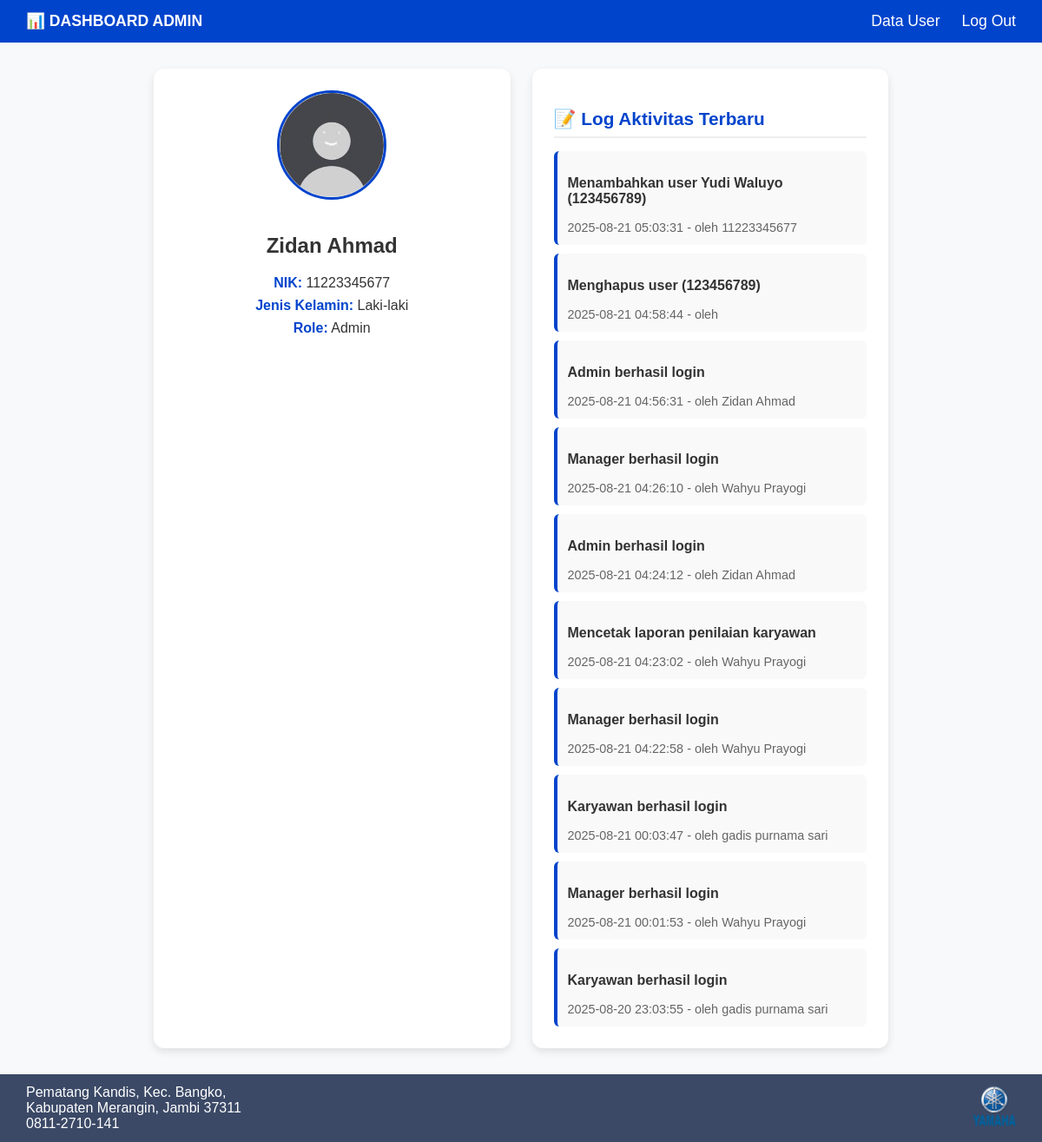
Screenshot of /admin/index.php (signed in) with the database file from the repository.
### tables this page shows
CREATE TABLE `tb_user` (
  `nik` varchar(20) NOT NULL,
  `nama` varchar(100) DEFAULT NULL,
  `password` varchar(255) DEFAULT NULL,
  `role` enum('admin','manager','karyawan') DEFAULT 'karyawan',
  `bidang` varchar(50) DEFAULT NULL,
  `status` enum('pending','aktif','ditolak') DEFAULT 'pending'
);

CREATE TABLE `log_activity` (
  `id` int(11) NOT NULL,
  `user` varchar(100) DEFAULT NULL,
  `aktivitas` text DEFAULT NULL,
  `waktu` datetime DEFAULT current_timestamp()
);

### admin/index.php (the view, shortened to what this page needs)
<?php
require '../koneksi.php';
$nik = $_SESSION['nik'];
try {
    $stmt = $pdo->prepare("SELECT nama FROM tb_user WHERE nik = ?");
    $stmt->execute([$nik]);
    $data = $stmt->fetch();
    $namaAdmin = $data['nama'];
} catch (PDOException $e) {
    echo "Terjadi kesalahan: " . $e->getMessage();
    exit;
}
$logQuery = $pdo->query("SELECT * FROM log_activity ORDER BY waktu DESC LIMIT 10");
$logData = $logQuery->fetchAll();
?>
<!DOCTYPE html>
<html lang="id">
<head>
  <link rel="stylesheet" href="../assets/styles.css" />
</head>
<body>
  <nav class="navbar1">
    <div class="title">📊 DASHBOARD ADMIN</div>
    <div class="nav-links">
      <a href="../admin/data_user.php">Data User</a>
      <a href="../dealer/logout.php">Log Out</a>
    </div>
  </nav>
  <div class="container">
    <div class="profile-container">
      <img src="../img/prof.png" alt="Foto Profil" />
      <h2><?= htmlspecialchars($namaAdmin); ?></h2>
      <div class="profile-data">
        <p><strong>NIK:</strong> <?= htmlspecialchars($nik); ?></p>
        <p><strong>Jenis Kelamin:</strong> Laki-laki</p>
        <p><strong>Role:</strong> Admin</p>
      </div>
    </div>
    <div class="log-container">
      <h3>📝 Log Aktivitas Terbaru</h3>
      <?php if ($logData): ?>
        <?php foreach ($logData as $log): ?>
          <div class="log-entry">
            <p><strong><?= htmlspecialchars($log['aktivitas']) ?></strong></p>
            <small><?= htmlspecialchars($log['waktu']) ?> - oleh <?= htmlspecialchars($log['user']) ?></small>
          </div>
        <?php endforeach; ?>
      <?php else: ?>
        <p>Tidak ada aktivitas tercatat.</p>
      <?php endif; ?>
    </div>
  </div>
<footer>
        <div class="detail">Pematang Kandis, Kec. Bangko,<br>
        Kabupaten Merangin, Jambi 37311<br>
        0811-2710-141</div>
       <div class="logo">
    <img src="../img/logo.png" alt="Logo">
</div>
    </footer>
</body>
</html>

### assets/styles.css (style rules this page uses)
html, body { height: 100%; margin: 0; display: flex; flex-direction: column; font-family: Arial, sans-serif; background: #f9f9f9; color: #333; }
footer { display: flex; justify-content: space-between; align-items: center; background-color: #3b4966; color: white; padding: 12px 30px; width: 100%; box-sizing: border-box; }
footer .logo img { width: 50px; height: 50px; object-fit: cover; animation: blink 1s infinite; }

### admin/index.php (style rules this page uses)
body { font-family: Arial, sans-serif; background-color: #f8f9fa; margin: 0; padding: 0; }
.navbar1 { display: flex; justify-content: space-between; align-items: center; background-color: #0044cc; color: white; padding: 14px 30px; font-size: 1.1rem; font-weight: bold; }
.navbar1 a { color: white; margin-left: 20px; text-decoration: none; font-weight: normal; transition: 0.3s; }
.container { display: flex; flex-wrap: wrap; margin: 30px auto; max-width: 1100px; gap: 25px; padding: 0 15px; }
.profile-container, .log-container { flex: 1; min-width: 350px; background: white; padding: 25px; border-radius: 12px; box-shadow: 0 4px 10px rgba(0,0,0,0.1); }
.profile-container { text-align: center; }
.profile-container img { width: 120px; height: 120px; border-radius: 50%; object-fit: cover; margin-bottom: 15px; border: 3px solid #0044cc; }
.profile-data p { font-size: 1rem; margin: 8px 0; color: #333; }
.profile-data strong { color: #0044cc; }
.log-container h3 { margin-bottom: 15px; font-size: 1.3rem; color: #0044cc; border-bottom: 2px solid #eee; padding-bottom: 8px; }
.log-entry { padding: 12px; border-left: 4px solid #0044cc; background: #f9f9f9; margin-bottom: 10px; border-radius: 6px; }
.log-entry:last-child { margin-bottom: 0; }
.log-entry small { display: block; color: #666; margin-top: 5px; font-size: 0.9rem; }

### rows the page displays
tb_user: nama "Zidan Ahmad"
log_activity: aktivitas "Menambahkan user Yudi Waluyo (123456789)", waktu "2025-08-21 05:03:31", user "11223345677"
log_activity: aktivitas "Menghapus user (123456789)", waktu "2025-08-21 04:58:44"
log_activity: aktivitas "Admin berhasil login", waktu "2025-08-21 04:56:31", user "Zidan Ahmad"
log_activity: aktivitas "Manager berhasil login", waktu "2025-08-21 04:26:10", user "Wahyu Prayogi"
log_activity: aktivitas "Admin berhasil login", waktu "2025-08-21 04:24:12", user "Zidan Ahmad"
log_activity: aktivitas "Mencetak laporan penilaian karyawan", waktu "2025-08-21 04:23:02", user "Wahyu Prayogi"
log_activity: aktivitas "Manager berhasil login", waktu "2025-08-21 04:22:58", user "Wahyu Prayogi"
log_activity: aktivitas "Karyawan berhasil login", waktu "2025-08-21 00:03:47", user "gadis purnama sari"
log_activity: aktivitas "Manager berhasil login", waktu "2025-08-21 00:01:53", user "Wahyu Prayogi"
log_activity: aktivitas "Karyawan berhasil login", waktu "2025-08-20 23:03:55", user "gadis purnama sari"

### other values shown
$nik "11223345677"
